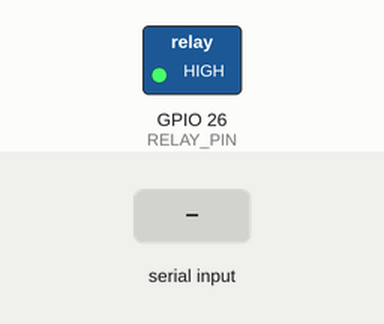
The sketch below on a simulated ESP32. On the bench: switched loads named in the sketch (green lamp = pin HIGH). The test bench sets the inputs (shaded band). What the sketch prints to the serial monitor is not drawn.

Above: at 1.2 s.
1.3 s: "PUMPON\n" received over Serial
At 1.8 s:
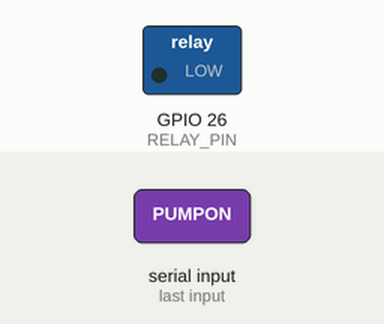
2.8 s: "PUMPOFF\n" received over Serial
At 4.2 s:
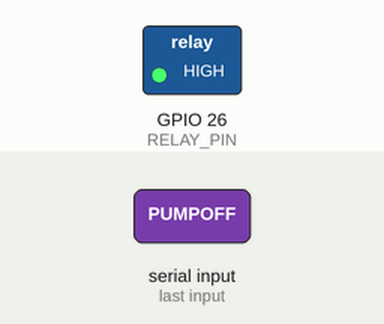
Timing chart, 0 to 5.8 s (numbered marks = the images above; inputs shaded):
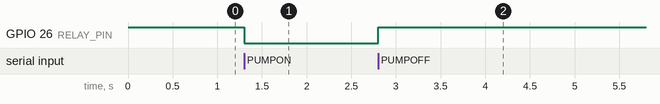

Measured:
- after the input at 1.3 s, GPIO 26 (RELAY_PIN): HIGH → LOW at once
- after the input at 2.8 s, GPIO 26 (RELAY_PIN): LOW → HIGH at once

The sketch:

pump.ino
```cpp
#define RELAY_PIN 26   // Relay controlling the pump

void setup() {
  Serial.begin(115200);

  pinMode(RELAY_PIN, OUTPUT);

  // Relay OFF at startup
  digitalWrite(RELAY_PIN, HIGH);

  Serial.println("Pump Control Ready");
  Serial.println("Send: PUMPON or PUMPOFF");
}

void loop() {
  if (Serial.available()) {
    String cmd = Serial.readStringUntil('\n');
    cmd.trim();

    if (cmd.equalsIgnoreCase("PUMPON")) {
      digitalWrite(RELAY_PIN, LOW);   // Relay ON
      Serial.println("💧 Pump ON");
    }
    else if (cmd.equalsIgnoreCase("PUMPOFF")) {
      digitalWrite(RELAY_PIN, HIGH);  // Relay OFF
      Serial.println("❌ Pump OFF");
    }
    else {
      Serial.println("Unknown command");
    }
  }
}
```
